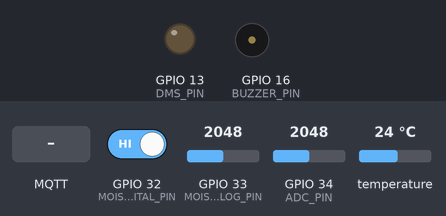
This sketch was run on a simulated ESP32. On the bench: output pins drawn as LEDs (lit = HIGH), buzzer (waves = sounding). The inputs (shaded band) are chosen by the test bench; at power-on: GPIO 32 (MOISTURE_SENSOR_DIGITAL_PIN) HIGH, GPIO 33 (MOISTURE_SENSOR_ANALOG_PIN) = 2048, GPIO 34 (ADC_PIN) = 2048, temperature 24 °C (analog values on the 0–4095 scale). WiFi joins after 1.5 s; servers stay silent unless stated; no MQTT or app messages arrive unless stated; what the sketch prints to the serial monitor is not drawn.

Above: at 2.7 s.
2.8 s: MQTT message "1" arrives on the first subscribed topic
At 13.5 s:
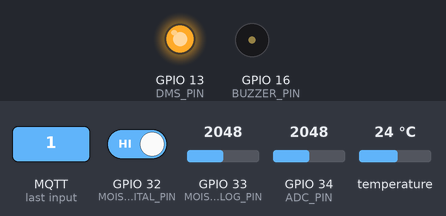
16.8 s: MQTT message "on" arrives on the first subscribed topic
At 29.41 s:
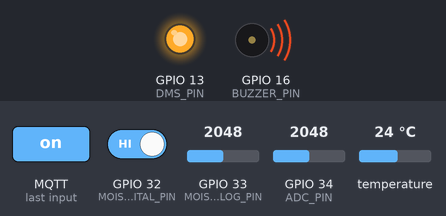
30.8 s: MQTT message "off" arrives on the first subscribed topic
Timing chart, 0 to 45.8 s (numbered marks = the images above; inputs shaded):
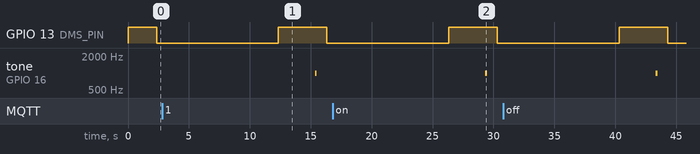

The sketch:

SolireSense.ino
```cpp
#include <WiFiManager.h>
#include <MQTT.h>
#include <OneWire.h>
#include <DallasTemperature.h>
#include <ArduinoJson.h>

// WiFi credentials will be managed by WiFiManager
// MQTT Broker details
const char* mqtt_server = "piperbelly008.cloud.shiftr.io";
const int mqtt_port = 1883; // Default MQTT port
const char* mqtt_user = "piperbelly008";
const char* mqtt_password = "XMursJDSPQStqLz6";

// MQTT Topic for combined sensor data
const char* topic = "Sensors"; // Keep existing subscribe topic

WiFiClient net;
MQTTClient client;

unsigned long lastMillis = 0;

const char* AP_NAME = "SolireSense";
const char* MQTT_ID = "SolireSense";

// PH
#define DMS_PIN 13
#define ADC_PIN 34

// Moisture
#define MOISTURE_SENSOR_ANALOG_PIN 33
#define MOISTURE_SENSOR_DIGITAL_PIN 32

// Temperature
#define ONE_WIRE_BUS 4

// Buzzer
#define BUZZER_PIN 16

OneWire oneWire(ONE_WIRE_BUS);
DallasTemperature sensors(&oneWire);

void connectMqtt() {
  Serial.print("\nConnecting To MQTT Server!\n");
  while (!client.connect(MQTT_ID, mqtt_user, mqtt_password)) {
    Serial.print(".");
    delay(1000);
  }

  Serial.println("\nConnected!");

  client.subscribe(topic);
}

void messageReceived(String &topic, String &payload) {
  Serial.println(topic + ": " + payload);
}

void setupWiFi() {
  WiFiManager wm;
  // Reset settings - for testing
  // wm.resetSettings();

  if (!wm.autoConnect(AP_NAME)) {
    Serial.println("Failed to connect or timed out");
    delay(3000);
    ESP.restart();
  }

  Serial.println("WiFi connected");
  Serial.print("IP address: ");
  Serial.println(WiFi.localIP());
}

int deviceCount = 0;
int phAdc;
float lastReading;
float pH;
float tempC;
float tempF;
int moistureLevelAnalog;
int moistureLevelDigital;
void setup() {
  Serial.begin(115200);
  Serial.println("Starting...");

  sensors.begin();

  // Locate the devices on the bus:
  Serial.println("Locating devices...");
  Serial.print("Found ");
  Serial.print(sensors.getDeviceCount());
  Serial.println(" devices");

  // Moisture
  pinMode(MOISTURE_SENSOR_ANALOG_PIN, INPUT);
  pinMode(MOISTURE_SENSOR_DIGITAL_PIN, INPUT_PULLUP);

  analogReadResolution(10);

  // PH
  pinMode(DMS_PIN, OUTPUT);
  digitalWrite(DMS_PIN, HIGH); // Turn off DMS

  // Buzzer
  pinMode(BUZZER_PIN, OUTPUT);

  setupWiFi();

  client.begin("piperbelly008.cloud.shiftr.io", net);
  client.onMessage(messageReceived);
  connectMqtt();
}

void loop() {
  client.loop();

  // Check if connected
  if (!client.connected()) {
    connectMqtt();
  }

  // --- Read Sensors ---

  // Temperature
  sensors.requestTemperatures();
  tempC = sensors.getTempCByIndex(0);
  tempF = sensors.getTempFByIndex(0);

  // Moisture
  moistureLevelAnalog = analogRead(MOISTURE_SENSOR_ANALOG_PIN);
  moistureLevelDigital = digitalRead(MOISTURE_SENSOR_DIGITAL_PIN);
  int moisturePercent = map(moistureLevelAnalog, 300, 1023, 100, 0);
  moisturePercent = constrain(moisturePercent, 0, 100);

  // PH
  digitalWrite(DMS_PIN, LOW); // Turn on DMS
  delay(1000 * 10);
  phAdc = analogRead(ADC_PIN);
  pH = (-0.023 * phAdc) + 12.627;
  lastReading = pH;
  digitalWrite(DMS_PIN, HIGH);
  delay(1000 * 3);

  // --- Publish all data to a single topic ---

  DynamicJsonDocument allSensorDoc(256); // Increased size to accommodate all data

  // Add Temperature data
  allSensorDoc["temperature_c"] = tempC;
  allSensorDoc["temperature_f"] = tempF;

  // Add Moisture data
  allSensorDoc["moisture_analog"] = moistureLevelAnalog;
  allSensorDoc["moisture_digital"] = moistureLevelDigital;
  allSensorDoc["moisture_percent"] = moisturePercent;

  // Add PH data
  allSensorDoc["ph_adc"] = phAdc;
  allSensorDoc["ph_value"] = lastReading;

  char combinedJsonBuffer[256]; // Increased buffer size
  serializeJson(allSensorDoc, combinedJsonBuffer);
  client.publish(topic, combinedJsonBuffer);
  Serial.print("Published to ");
  Serial.print(topic);
  Serial.print(": ");
  Serial.println(combinedJsonBuffer);

  Serial.println(); // Add a newline for readability in the serial monitor

  tone(BUZZER_PIN, 1000); delay(150); noTone(BUZZER_PIN); delay(50);
}
```
